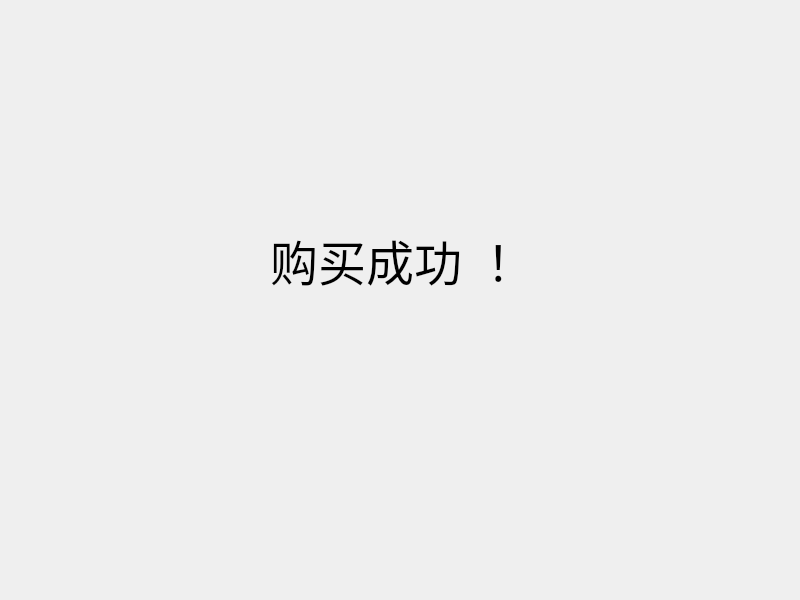
<?xml version="1.0" encoding="UTF-8"?>
<ui version="4.0">
 <class>shopResult</class>
 <widget class="QWidget" name="shopResult">
  <property name="enabled">
   <bool>true</bool>
  </property>
  <property name="geometry">
   <rect>
    <x>0</x>
    <y>0</y>
    <width>800</width>
    <height>600</height>
   </rect>
  </property>
  <property name="windowTitle">
   <string>Form</string>
  </property>
  <widget class="QLabel" name="success_lb">
   <property name="geometry">
    <rect>
     <x>270</x>
     <y>210</y>
     <width>291</width>
     <height>101</height>
    </rect>
   </property>
   <property name="font">
    <font>
     <family>阿里巴巴普惠体 M</family>
     <pointsize>36</pointsize>
    </font>
   </property>
   <property name="text">
    <string>购买成功 ！</string>
   </property>
  </widget>
 </widget>
 <resources/>
 <connections/>
</ui>
